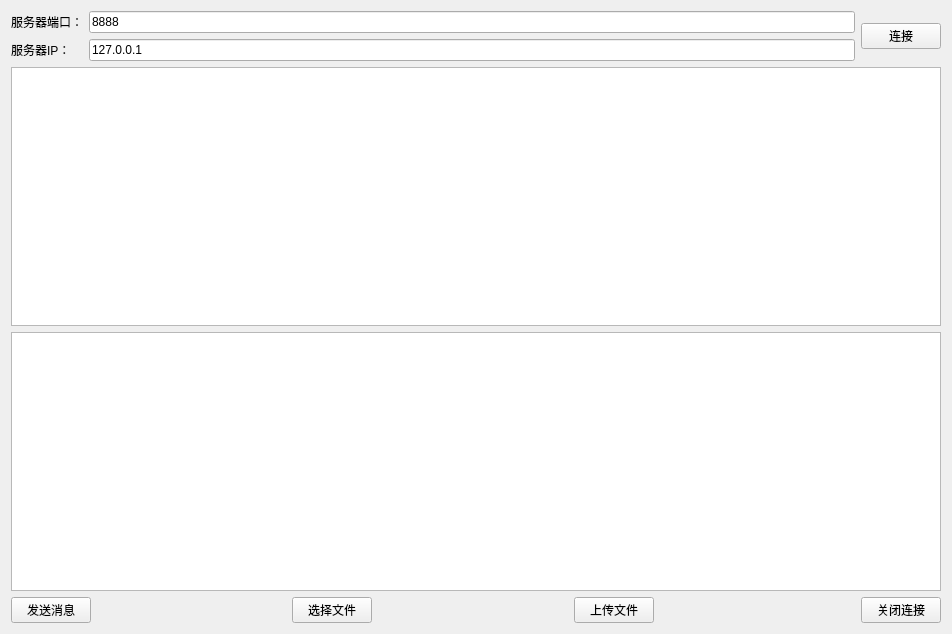
<?xml version="1.0" encoding="UTF-8"?>
<ui version="4.0">
 <class>Client</class>
 <widget class="QWidget" name="Client">
  <property name="geometry">
   <rect>
    <x>0</x>
    <y>0</y>
    <width>952</width>
    <height>634</height>
   </rect>
  </property>
  <property name="windowTitle">
   <string>Form</string>
  </property>
  <layout class="QGridLayout" name="gridLayout">
   <item row="4" column="8">
    <widget class="QPushButton" name="buttonClose">
     <property name="text">
      <string>关闭连接</string>
     </property>
    </widget>
   </item>
   <item row="4" column="5">
    <widget class="QPushButton" name="buttonFileSend">
     <property name="text">
      <string>上传文件</string>
     </property>
    </widget>
   </item>
   <item row="0" column="8" rowspan="2">
    <widget class="QPushButton" name="buttonConnect">
     <property name="text">
      <string>连接</string>
     </property>
    </widget>
   </item>
   <item row="4" column="3">
    <widget class="QPushButton" name="buttonFile">
     <property name="text">
      <string>选择文件</string>
     </property>
    </widget>
   </item>
   <item row="1" column="1" colspan="7">
    <widget class="QLineEdit" name="editIP">
     <property name="text">
      <string>127.0.0.1</string>
     </property>
    </widget>
   </item>
   <item row="2" column="0" colspan="9">
    <widget class="QTextEdit" name="editRead">
     <property name="readOnly">
      <bool>true</bool>
     </property>
    </widget>
   </item>
   <item row="4" column="2">
    <spacer name="horizontalSpacer_2">
     <property name="orientation">
      <enum>Qt::Horizontal</enum>
     </property>
     <property name="sizeHint" stdset="0">
      <size>
       <width>40</width>
       <height>20</height>
      </size>
     </property>
    </spacer>
   </item>
   <item row="0" column="0">
    <widget class="QLabel" name="label">
     <property name="text">
      <string>服务器端口：</string>
     </property>
    </widget>
   </item>
   <item row="1" column="0">
    <widget class="QLabel" name="label_2">
     <property name="text">
      <string>服务器IP：</string>
     </property>
    </widget>
   </item>
   <item row="4" column="0" colspan="2">
    <widget class="QPushButton" name="buttonSend">
     <property name="text">
      <string>发送消息</string>
     </property>
    </widget>
   </item>
   <item row="3" column="0" colspan="9">
    <widget class="QTextEdit" name="editWrite"/>
   </item>
   <item row="4" column="4">
    <spacer name="horizontalSpacer_3">
     <property name="orientation">
      <enum>Qt::Horizontal</enum>
     </property>
     <property name="sizeHint" stdset="0">
      <size>
       <width>40</width>
       <height>20</height>
      </size>
     </property>
    </spacer>
   </item>
   <item row="4" column="6">
    <spacer name="horizontalSpacer">
     <property name="orientation">
      <enum>Qt::Horizontal</enum>
     </property>
     <property name="sizeHint" stdset="0">
      <size>
       <width>40</width>
       <height>20</height>
      </size>
     </property>
    </spacer>
   </item>
   <item row="0" column="1" colspan="7">
    <widget class="QLineEdit" name="editPort">
     <property name="text">
      <string>8888</string>
     </property>
    </widget>
   </item>
  </layout>
 </widget>
 <resources/>
 <connections/>
</ui>
